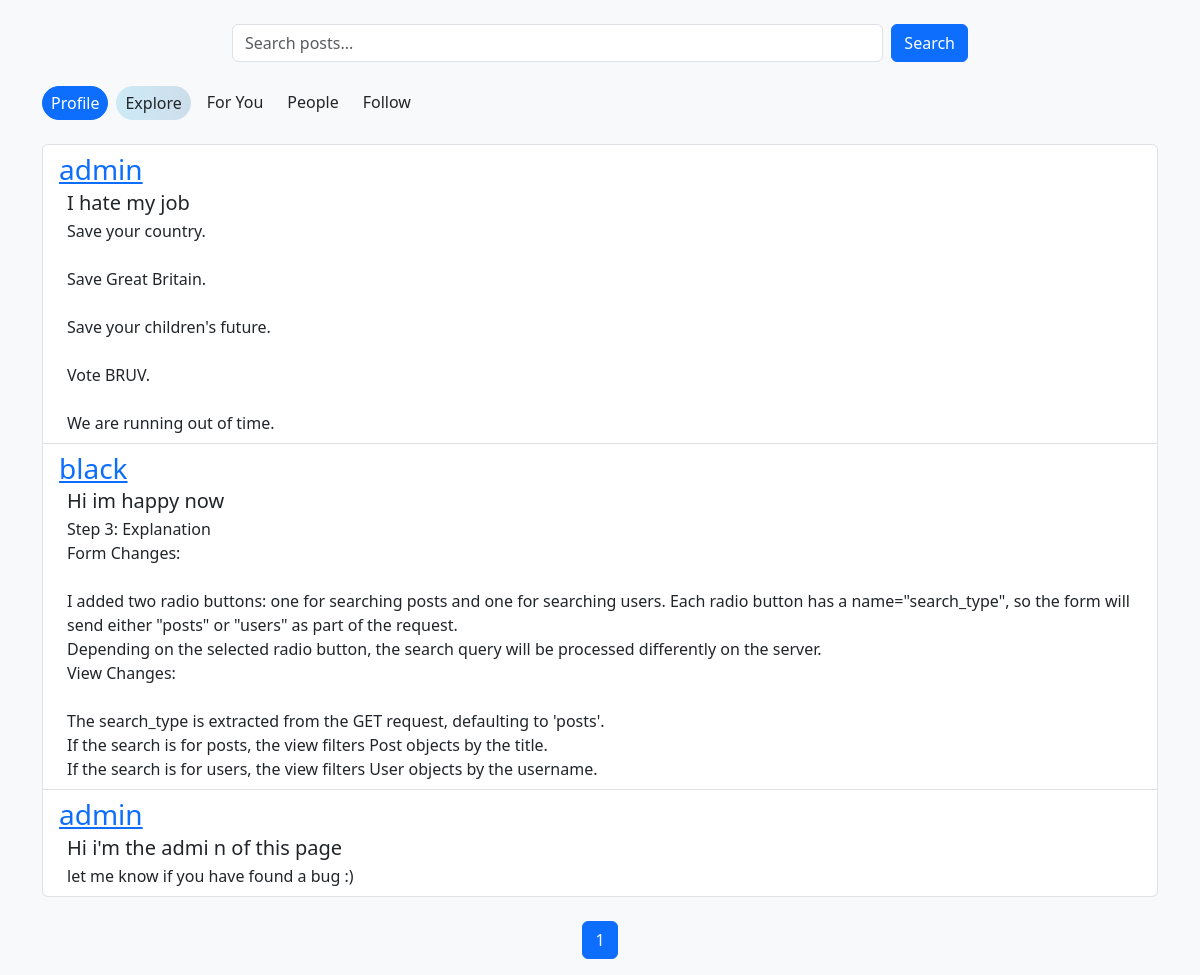
Before: / (signed in) with the older database file.
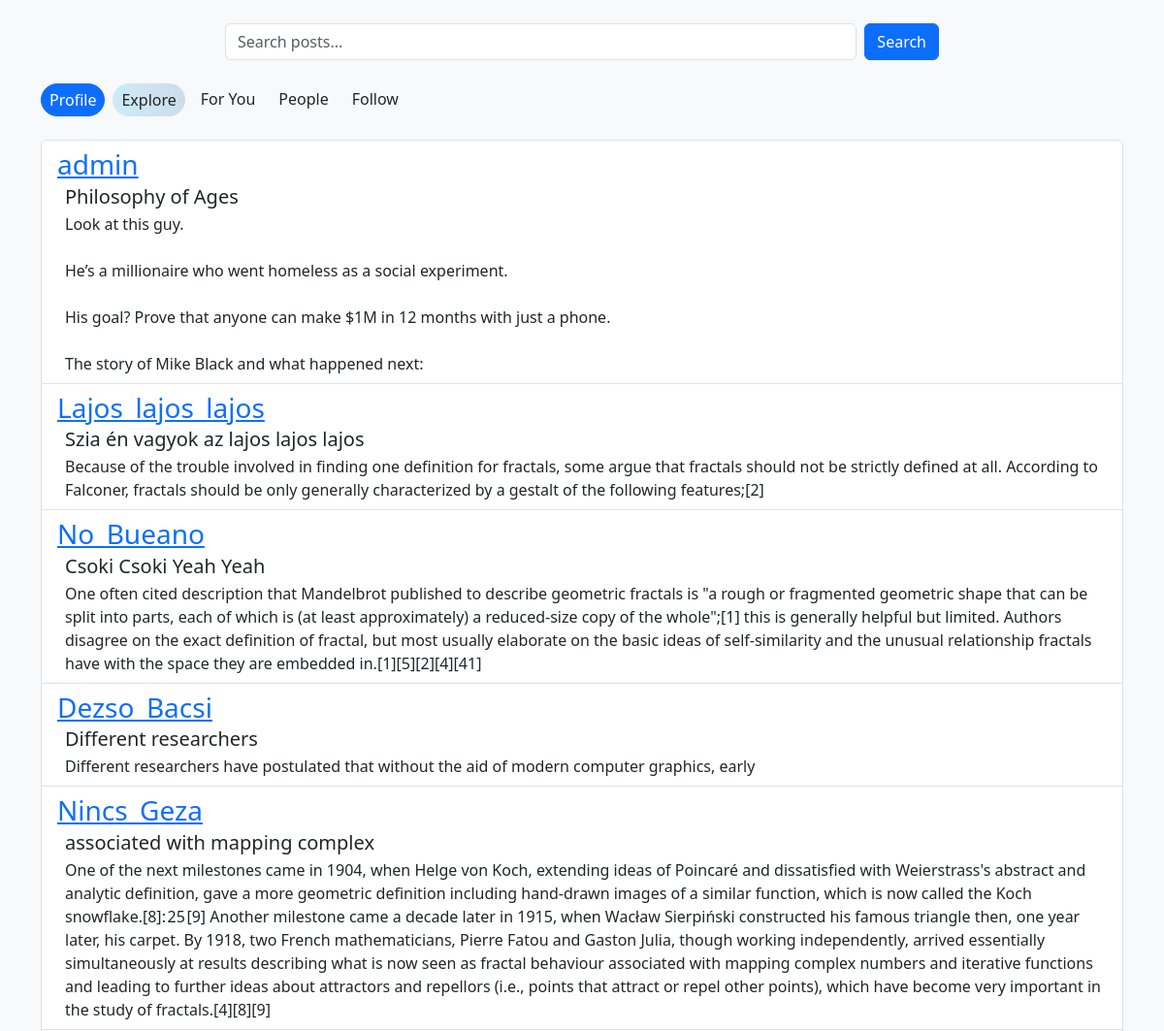
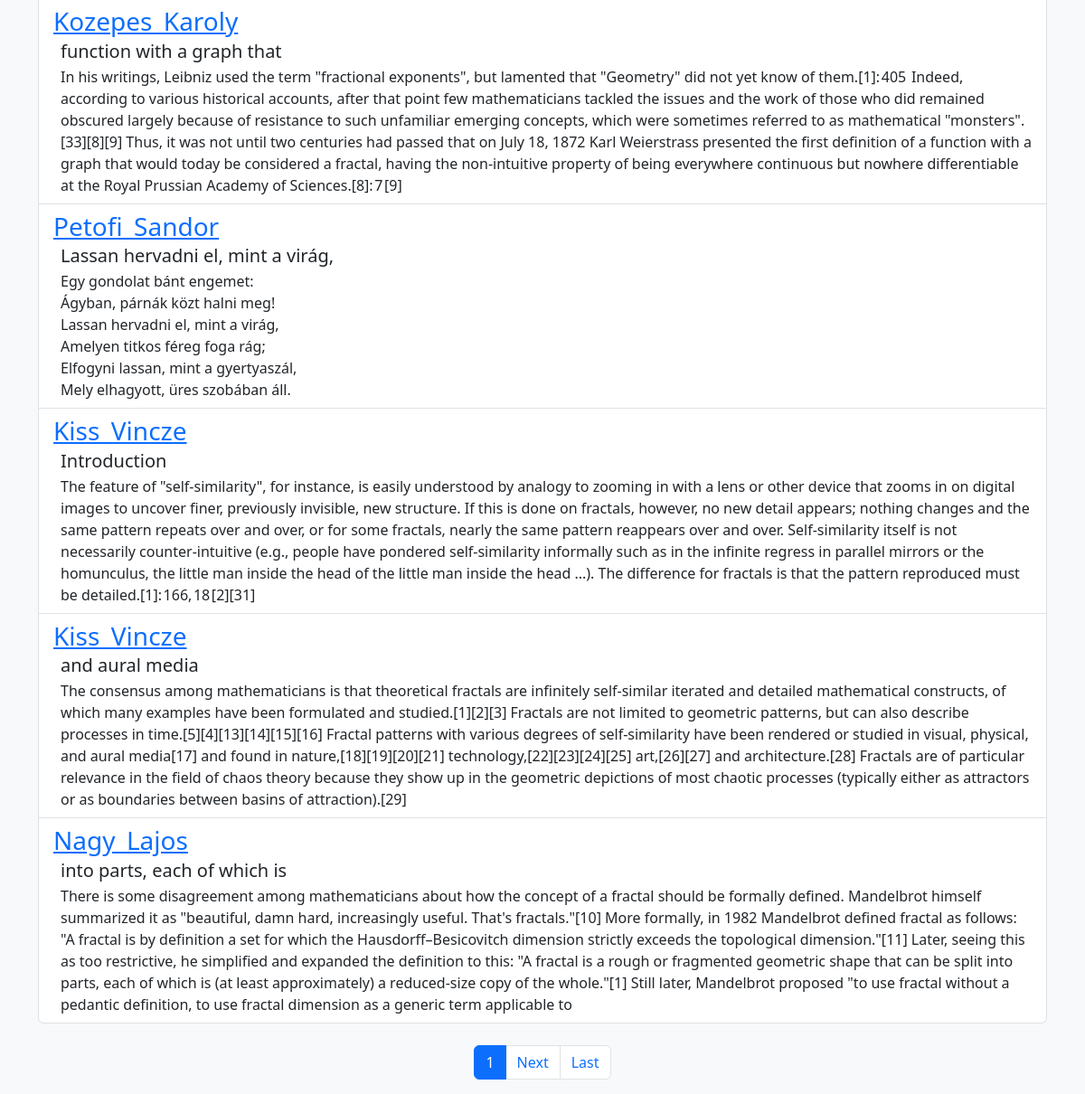
After: the same page with the newer database file (2 pictures, top to bottom).
### accounts/models.py (models this page shows, shortened)
class Post(models.Model):
    title = models.CharField(max_length=200)
    text = models.TextField()
    user = models.ForeignKey(User, on_delete=models.CASCADE)
    created_at = models.DateTimeField(default=datetime.now)

### explores/views.py (the view)
# urls.py: path('',explore_view, name='explore'),
@login_required
def explore_view(request):
    search_query = request.GET.get('search','')
    if search_query:
        posts = Post.objects.filter(
            title__icontains=search_query
        ) | Post.objects.filter(
            text__icontains=search_query
        )
    else:
        posts = Post.objects.all()
    posts = posts.order_by('-created_at')
    for post in posts:
        post.text = post.text.replace('\n', '<br>')
        post.is_creator_followed = Follow.objects.filter(follower=request.user,following=post.user).exists()
    posts_with_user = [(post, post.user) for post in posts]
    paginator = Paginator(posts_with_user, 10)
    page_number = request.GET.get('page')
    page_obj = paginator.get_page(page_number)
    return render(request,'explores/explore.html', {'page_obj':page_obj, 'search_query':search_query, })

### explores/templatetags/custom_filters.py (called while the page is built, shortened)
@register.filter
def highlight_search(text, search_query):
    if not search_query:
        return text

### explores/templates/explores/explore.html (shortened to what this page needs)
{% extends 'explores/base.html' %}{% load custom_filters %} {% block content %}
<ul class="list-group">
    {% for post, user in page_obj %}
    <li
        class="list-group-item {%if post.is_creator_followed == True%}followed{%endif%}"
    >
        <a href="{% url 'check_out_profile' user.id %}">
            <h5 class="mb-1 text-primary fs-3">{{ user.username }}</h5>
        </a>
        <h5 class="mb-1 ms-2">
            {{ post.title|highlight_search:search_query }}
        </h5>
        <p class="mb-0 ms-2">
            {{ post.text|highlight_search:search_query|safe }}
        </p>
    </li>
    {% endfor %}
</ul>
{% endblock %}

Changed rows visible on the page:
removed Post: username "admin", title|highlight_search "I hate my job", text|highlight_search "Save your country. Save Great Britain. Save your children's future. Vote BRUV. We are running out of time."
removed Post: username "black", title|highlight_search "Hi im happy now", text|highlight_search "Step 3: Explanation Form Changes: I added two radio buttons: one for searching posts and one for searching users. Each radio button has a name=\"search_type\", so the form will send either \"posts\" or \"users\" as part of the request. Depending on the selected radio button, the search query will be processed differently on the server. View Changes: The search_type is extracted from the GET request, defaulting to 'posts'. If the search is for posts, the view filters Post objects by the title. If the search is for users, the view filters User objects by the username."
removed Post: username "admin", title|highlight_search "Hi i'm the admi n of this page", text|highlight_search "let me know if you have found a bug :)"
added Post: username "admin", title|highlight_search "Philosophy of Ages", text|highlight_search "Look at this guy. He’s a millionaire who went homeless as a social experiment. His goal? Prove that anyone can make $1M in 12 months with just a phone. The story of Mike Black and what happened next:"
added Post: username "Lajos_lajos_lajos", title|highlight_search "Szia én vagyok az lajos lajos lajos", text|highlight_search "Because of the trouble involved in finding one definition for fractals, some argue that fractals should not be strictly defined at all. According to Falconer, fractals should be only generally characterized by a gestalt of the following features;[2]"
added Post: username "No_Bueano", title|highlight_search "Csoki Csoki Yeah Yeah", text|highlight_search "One often cited description that Mandelbrot published to describe geometric fractals is \"a rough or fragmented geometric shape that can be split into parts, each of which is (at least approximately) a reduced-size copy of the whole\";[1] this is generally helpful but limited. Authors disagree on the exact definition of fractal, but most usually elaborate on the basic ideas of self-similarity and the unusual relationship fractals have with the space they are embedded in.[1][5][2][4][41]"
added Post: username "Dezso_Bacsi", title|highlight_search "Different researchers", text|highlight_search "Different researchers have postulated that without the aid of modern computer graphics, early"
added Post: username "Nincs_Geza", title|highlight_search "associated with mapping complex", text|highlight_search "One of the next milestones came in 1904, when Helge von Koch, extending ideas of Poincaré and dissatisfied with Weierstrass's abstract and analytic definition, gave a more geometric definition including hand-drawn images of a similar function, which is now called the Koch snowflake.[8]: 25 [9] Another milestone came a decade later in 1915, when Wacław Sierpiński constructed his famous triangle then, one year later, his carpet. By 1918, two French mathematicians, Pierre Fatou and Gaston Julia, though working independently, arrived essentially simultaneously at results describing what is now seen as fractal behaviour associated with mapping complex numbers and iterative functions and leading…"
added Post: username "Kozepes_Karoly", title|highlight_search "function with a graph that", text|highlight_search "In his writings, Leibniz used the term \"fractional exponents\", but lamented that \"Geometry\" did not yet know of them.[1]: 405 Indeed, according to various historical accounts, after that point few mathematicians tackled the issues and the work of those who did remained obscured largely because of resistance to such unfamiliar emerging concepts, which were sometimes referred to as mathematical \"monsters\".[33][8][9] Thus, it was not until two centuries had passed that on July 18, 1872 Karl Weierstrass presented the first definition of a function with a graph that would today be considered a fractal, having the non-intuitive property of being everywhere continuous but nowhere differentiable at…"
added Post: username "Petofi_Sandor", title|highlight_search "Lassan hervadni el, mint a virág,", text|highlight_search "Egy gondolat bánt engemet: Ágyban, párnák közt halni meg! Lassan hervadni el, mint a virág, Amelyen titkos féreg foga rág; Elfogyni lassan, mint a gyertyaszál, Mely elhagyott, üres szobában áll."
added Post: username "Kiss_Vincze", title|highlight_search "Introduction", text|highlight_search "The feature of \"self-similarity\", for instance, is easily understood by analogy to zooming in with a lens or other device that zooms in on digital images to uncover finer, previously invisible, new structure. If this is done on fractals, however, no new detail appears; nothing changes and the same pattern repeats over and over, or for some fractals, nearly the same pattern reappears over and over. Self-similarity itself is not necessarily counter-intuitive (e.g., people have pondered self-similarity informally such as in the infinite regress in parallel mirrors or the homunculus, the little man inside the head of the little man inside the head ...). The difference for fractals is that the…"
added Post: username "Kiss_Vincze", title|highlight_search "and aural media", text|highlight_search "The consensus among mathematicians is that theoretical fractals are infinitely self-similar iterated and detailed mathematical constructs, of which many examples have been formulated and studied.[1][2][3] Fractals are not limited to geometric patterns, but can also describe processes in time.[5][4][13][14][15][16] Fractal patterns with various degrees of self-similarity have been rendered or studied in visual, physical, and aural media[17] and found in nature,[18][19][20][21] technology,[22][23][24][25] art,[26][27] and architecture.[28] Fractals are of particular relevance in the field of chaos theory because they show up in the geometric depictions of most chaotic processes (typically…"
added Post: username "Nagy_Lajos", title|highlight_search "into parts, each of which is", text|highlight_search "There is some disagreement among mathematicians about how the concept of a fractal should be formally defined. Mandelbrot himself summarized it as \"beautiful, damn hard, increasingly useful. That's fractals.\"[10] More formally, in 1982 Mandelbrot defined fractal as follows: \"A fractal is by definition a set for which the Hausdorff–Besicovitch dimension strictly exceeds the topological dimension.\"[11] Later, seeing this as too restrictive, he simplified and expanded the definition to this: \"A fractal is a rough or fragmented geometric shape that can be split into parts, each of which is (at least approximately) a reduced-size copy of the whole.\"[1] Still later, Mandelbrot proposed \"to use…"
Other visible differences:
text now shown: "Next Last"
